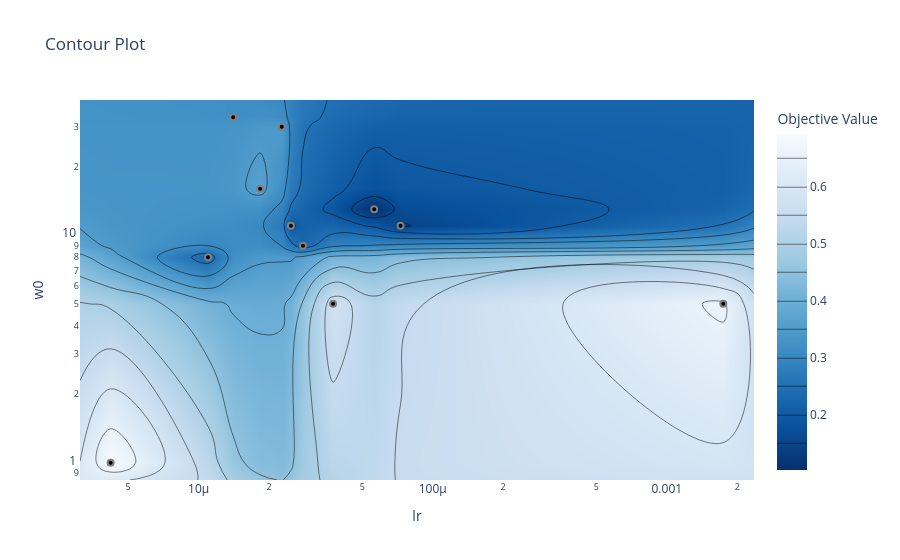

Notebook code for this chart:
### Code cell
plot_contour(study, params=["lr", "w0"])

### Figure 1 — Plotly figure (JSON) as saved in the notebook; plotly's stock layout.template omitted (floating-point values rounded to 4 significant figures; data arrays with more than 128 entries replaced by an {"elided": "..."} marker saying what was removed)
{"data": [{"colorbar": {"title": {"text": "Objective Value"}}, "colorscale": [[0, "rgb(247,251,255)"], [0.125, "rgb(222,235,247)"], [0.25, "rgb(198,219,239)"], [0.375, "rgb(158,202,225)"], [0.5, "rgb(107,174,214)"], [0.625, "rgb(66,146,198)"], [0.75, "rgb(33,113,181)"], [0.875, "rgb(8,81,156)"], [1, "rgb(8,48,107)"]], "connectgaps": true, "contours": {"coloring": "heatmap"}, "hoverinfo": "none", "line": {"smoothing": 1.3}, "reversescale": true, "type": "contour", "x": [3.112e-06, 4.207e-06, 1.097e-05, 1.405e-05, 1.83e-05, 2.265e-05, 2.479e-05, 2.79e-05, 3.754e-05, 5.621e-05, 7.286e-05, 0.001744, 0.002358], "y": [0.8396, 1, 5, 8, 9, 11, 13, 16, 30, 33, 39.3], "z": {"elided": "11x13 float values"}}, {"marker": {"color": "black", "line": {"color": "Gray", "width": 2}}, "mode": "markers", "name": "Feasible Trial", "showlegend": false, "type": "scatter", "x": [4.207e-06, 3.754e-05, 0.001744, 1.405e-05, 2.265e-05, 1.83e-05, 2.79e-05, 2.479e-05, 7.286e-05, 1.097e-05, 5.621e-05], "y": [1, 5, 5, 33, 30, 16, 9, 11, 11, 8, 13]}, {"marker": {"color": "#cccccc", "line": {"color": "Gray", "width": 2}}, "mode": "markers", "name": "Infeasible Trial", "showlegend": false, "type": "scatter", "x": [], "y": []}], "layout": {"title": {"text": "Contour Plot"}, "xaxis": {"range": [-5.507, -2.628], "title": {"text": "lr"}, "type": "log"}, "yaxis": {"range": [-0.07593, 1.594], "title": {"text": "w0"}, "type": "log"}}}
